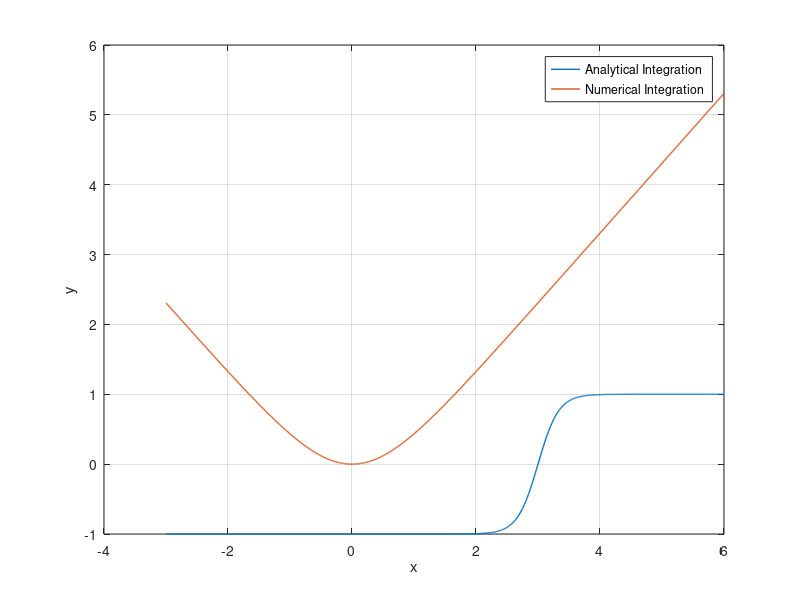

Write the MATLAB code that produced this figure.

%========================== In The Name Of God ===========================%
%------------------------ Created by Mohsen Lotfi ------------------------%
%------------------------ Persian Gulf University ------------------------%
%------ Numerical Diff. Of The Equation:f(x)=tanh(r*(x-r)), -2r<x<2r -----%
%%
clear
clc

a=3;
delx = 0.01;
x = -3:delx:6;

y = tanh (a*(x-a));
fig = figure (1);
set(fig,'color','white')
plot(x,y,'linewidth',1)
xlabel('x')
ylabel('y')
grid on
hold on

integraly = log(abs(cosh(x)));
fig = figure (1);
set(fig,'color','white')
plot(x,integraly,'linewidth',1)
xlabel('x')
ylabel('y')
grid on
hold on

yderivest = (y(2:end)-y(1:end-1))./delx;
hold on
legend ('Analytical Integration','Numerical Integration')